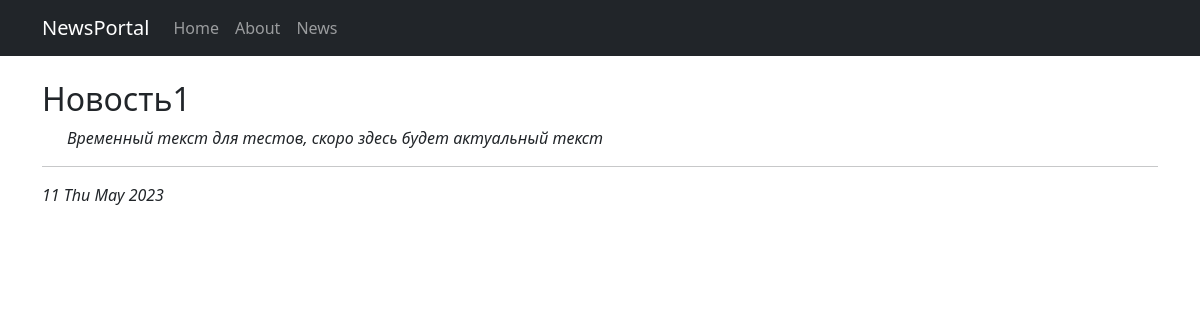
Screenshot of /news/8 with the database file from the repository.
### news/models.py (models this page shows, shortened)
class Post(models.Model):
    objects = None
    article = 'art'
    news = 'news'
    PUBLICATION = [
        (article, 'Статья'),
        (news, 'Новость'),
    ]
    postAuthor = models.ForeignKey(Author, on_delete=models.CASCADE)
    categoryType = models.CharField(max_length=4, choices=PUBLICATION, default=news)
    title = models.CharField(max_length=255)
    time_in_Post = models.DateTimeField(auto_now_add=True)
    time_out = models.DateTimeField(null=True)
    postCategory = models.ManyToManyField(Category, through='PostCategory')
    text = models.TextField()
    rating = models.IntegerField(default=0)

### news/views.py (the view)
# urls.py: path('<int:pk>', PostDetail.as_view()),
class PostDetail(DetailView):
    model = Post
    template_name = 'flatpages/post.html'
    context_object_name = 'post'

### news/templatetags/custom_filters.py (called while the page is built)
@register.filter()
def censor(text):
    bad_words = ('теннисист', 'ракетка', 'чемпионата', 'usd', 'российский')
    if type(text) == str:
        for word in text.split():
            if word.lower() in bad_words:
                text = text.replace(word, f"{word[0]}{'*' * (len(word) - 1)}")
    else:
        raise ValueError('Данные не являются строкой')
    return text

### templates/flatpages/post.html (shortened to what this page needs)
{% extends 'flatpages/default.html' %}
{% load custom_filters %}
{% block content %}
<br>
<h2 style="text-align: left;">{{post.title}}</h2>
<p style="text-align: left; text-indent: 25px;"><em>{{post.text| censor}}<br/></em></p><hr>
<p style="text-align: left;"><em>{{post.time_out|date:'d D M Y'}}</em></p>
{% endblock content %}

### rows the page displays
Post: title "Новость1", text|censor "Временный текст для тестов, скоро здесь будет актуальный текст", time_out "11 Thu May 2023"
